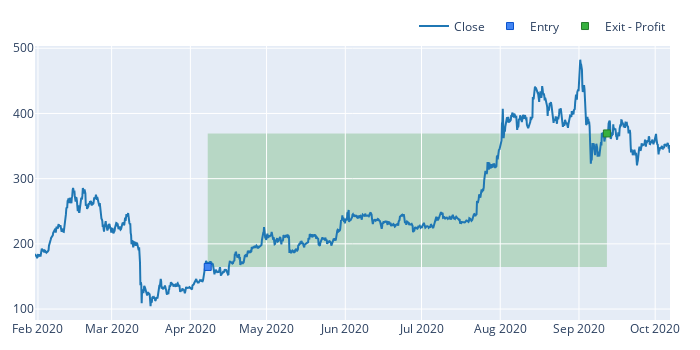
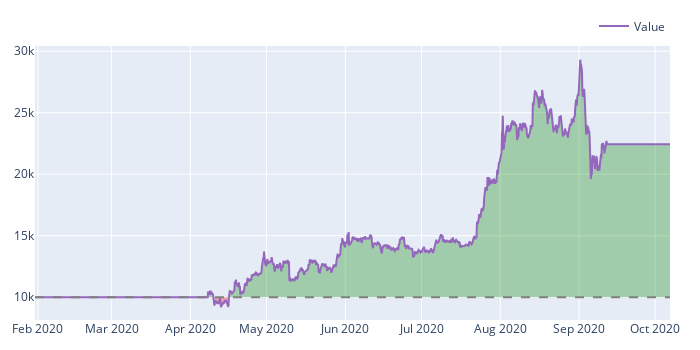
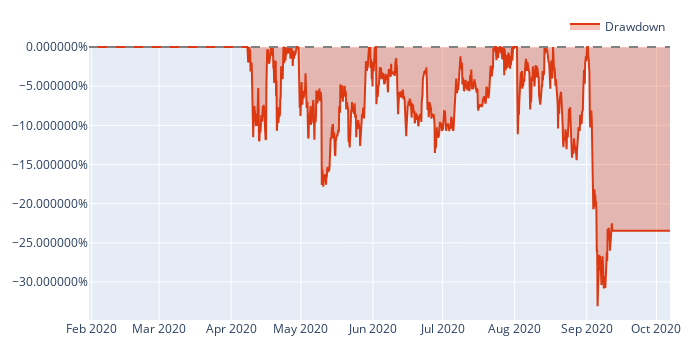

Notebook source saved alongside these figures, in order:
### Code cell
port.plot_positions().show()
port.plot_value().show()
port.plot_underwater().show()

### Figure 1 — Plotly figure (JSON) as saved in the notebook; plotly's stock layout.template omitted (floating-point values rounded to 4 significant figures; data arrays with more than 128 entries replaced by an {"elided": "..."} marker saying what was removed)
{"data": [{"line": {"color": "#1f77b4"}, "name": "Close", "showlegend": true, "type": "scatter", "uid": "63cda33c-4df7-44fa-8b58-9cd99d97396d", "x": {"elided": "1501 str values"}, "y": {"elided": "1501 float values"}}, {"customdata": [[0, 60.75, 0, "Long"]], "hovertemplate": "Position Id: %{customdata[0]}<br>Size: %{customdata[1]:.6f}<br>Entry Timestamp: %{x}<br>Avg Entry Price: %{y}<br>Entry Fees: %{customdata[2]:.6f}<br>Direction: %{customdata[3]}", "marker": {"color": "#4285F4", "line": {"color": "rgb(11,84,205)", "width": 1}, "size": 7, "symbol": "square"}, "mode": "markers", "name": "Entry", "type": "scatter", "uid": "da40283b-9ef4-4f22-8192-8835f48e97fb", "x": ["2020-04-07T20:00:00+00:00"], "y": [164.6]}, {"customdata": [[0, 60.75, 0, 12440.0, 1.244, "Long", "157 days 04:00:00"]], "hovertemplate": "Position Id: %{customdata[0]}<br>Size: %{customdata[1]:.6f}<br>Exit Timestamp: %{x}<br>Avg Exit Price: %{y}<br>Exit Fees: %{customdata[2]:.6f}<br>PnL: %{customdata[3]:.6f}<br>Return: %{customdata[4]:.2%}<br>Direction: %{customdata[5]}<br>Duration: %{customdata[6]}", "marker": {"color": "#37B13F", "line": {"color": "rgb(38,123,44)", "width": 1}, "size": 7, "symbol": "square"}, "mode": "markers", "name": "Exit - Profit", "type": "scatter", "uid": "0ccd9bf0-af08-467a-8c67-5192ecdaa318", "x": ["2020-09-12T00:00:00+00:00"], "y": [369.4]}], "layout": {"height": 350, "legend": {"orientation": "h", "traceorder": "normal", "x": 1, "xanchor": "right", "y": 1.02, "yanchor": "bottom"}, "margin": {"b": 30, "l": 30, "r": 30, "t": 30}, "shapes": [{"fillcolor": "green", "layer": "below", "line": {"width": 0}, "opacity": 0.2, "type": "rect", "x0": "2020-04-07T20:00:00+00:00", "x1": "2020-09-12T00:00:00+00:00", "xref": "x", "y0": 164.6, "y1": 369.4, "yref": "y"}], "width": 700}}

### Figure 2 — Plotly figure (JSON) as saved in the notebook; plotly's stock layout.template omitted (floating-point values rounded to 4 significant figures; data arrays with more than 128 entries replaced by an {"elided": "..."} marker saying what was removed)
{"data": [{"hoverinfo": "skip", "line": {"color": "rgba(0, 0, 0, 0)", "width": 0}, "opacity": 0, "showlegend": false, "type": "scatter", "uid": "858759f5-8ed6-4107-a5ff-560d6378115d", "x": {"elided": "1501 str values"}, "y": {"elided": "1501 int values"}}, {"connectgaps": false, "fill": "tonexty", "fillcolor": "rgba(0, 128, 0, 0.3)", "hoverinfo": "skip", "line": {"color": "rgba(0, 0, 0, 0)", "width": 0}, "opacity": 0, "showlegend": false, "type": "scatter", "uid": "781ee338-54e8-40e2-8569-5a4cdc73009d", "x": {"elided": "1501 str values"}, "y": {"elided": "1501 float values"}}, {"hoverinfo": "skip", "line": {"color": "rgba(0, 0, 0, 0)", "width": 0}, "opacity": 0, "showlegend": false, "type": "scatter", "uid": "6b394981-6755-4bec-a3c5-36c71567d7ca", "x": {"elided": "1501 str values"}, "y": {"elided": "1501 int values"}}, {"connectgaps": false, "fill": "tonexty", "fillcolor": "rgba(255, 0, 0, 0.3)", "hoverinfo": "skip", "line": {"color": "rgba(0, 0, 0, 0)", "width": 0}, "opacity": 0, "showlegend": false, "type": "scatter", "uid": "d3413b05-19bf-46fe-97cf-de86f5d7ed60", "x": {"elided": "1501 str values"}, "y": {"elided": "1501 float values"}}, {"line": {"color": "#9467bd"}, "name": "Value", "showlegend": true, "type": "scatter", "uid": "d179b0b4-6e61-410f-be5d-e054d67e3b5b", "x": {"elided": "1501 str values"}, "y": {"elided": "1501 float values"}}, {"hoverinfo": "skip", "line": {"color": "rgba(0, 0, 0, 0)", "width": 0}, "opacity": 0, "showlegend": false, "type": "scatter", "uid": "f15e923d-8c00-4384-9142-76cfcb1bd582", "x": {"elided": "1501 str values"}, "y": {"elided": "1501 int values"}}], "layout": {"height": 350, "legend": {"orientation": "h", "traceorder": "normal", "x": 1, "xanchor": "right", "y": 1.02, "yanchor": "bottom"}, "margin": {"b": 30, "l": 30, "r": 30, "t": 30}, "shapes": [{"line": {"color": "gray", "dash": "dash"}, "type": "line", "x0": 0, "x1": 1, "xref": "paper", "y0": 10000, "y1": 10000, "yref": "y"}], "width": 700}}

### Figure 3 — Plotly figure (JSON) as saved in the notebook; plotly's stock layout.template omitted (floating-point values rounded to 4 significant figures; data arrays with more than 128 entries replaced by an {"elided": "..."} marker saying what was removed)
{"data": [{"fill": "tozeroy", "fillcolor": "rgba(220,57,18,0.3000)", "line": {"color": "#dc3912"}, "name": "Drawdown", "showlegend": true, "type": "scatter", "uid": "55a27f00-5b93-44d1-9d36-741f70a86811", "x": {"elided": "1501 str values"}, "y": {"elided": "1501 float values"}}], "layout": {"height": 350, "legend": {"orientation": "h", "traceorder": "normal", "x": 1, "xanchor": "right", "y": 1.02, "yanchor": "bottom"}, "margin": {"b": 30, "l": 30, "r": 30, "t": 30}, "shapes": [{"line": {"color": "gray", "dash": "dash"}, "type": "line", "x0": 0, "x1": 1, "xref": "paper", "y0": 0, "y1": 0, "yref": "y"}], "width": 700, "yaxis": {"tickformat": "%"}}}
